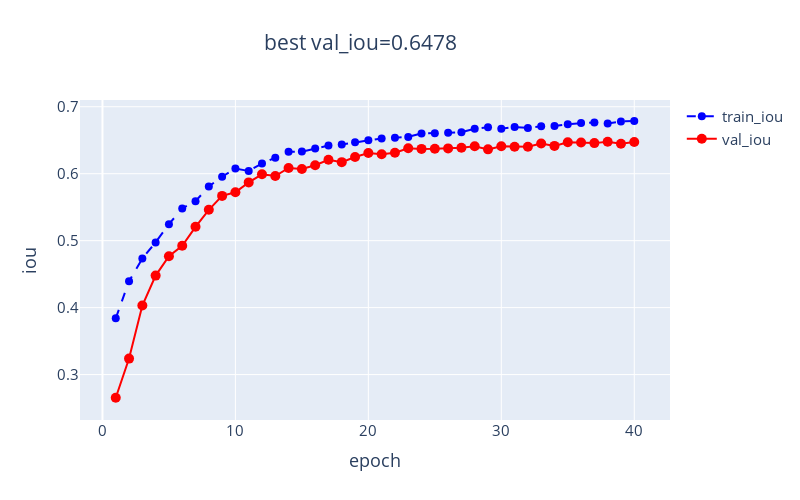

The code cell stored with this chart in its notebook:
### Markdown cell above
只能单卡查看，多卡如果需要查看，就去 wandb。

### Code cell
from importlib import reload 
from torchkeras import plots
reload(plots)
from torchkeras.plots import plot_metric 

plot_metric(dfhistory,'iou')

### Figure 1 — Plotly figure (JSON) as saved in the notebook; plotly's stock layout.template omitted (floating-point values rounded to 4 significant figures)
{"data": [{"line": {"color": "blue", "dash": "dash", "width": 2}, "marker": {"color": "blue", "size": 8}, "mode": "lines+markers", "name": "train_iou", "type": "scatter", "x": [1, 2, 3, 4, 5, 6, 7, 8, 9, 10, 11, 12, 13, 14, 15, 16, 17, 18, 19, 20, 21, 22, 23, 24, 25, 26, 27, 28, 29, 30, 31, 32, 33, 34, 35, 36, 37, 38, 39, 40], "y": [0.3839, 0.4394, 0.4735, 0.4974, 0.5247, 0.548, 0.5589, 0.5808, 0.5955, 0.6077, 0.6041, 0.6154, 0.6238, 0.6329, 0.633, 0.6376, 0.642, 0.6436, 0.6469, 0.6499, 0.6527, 0.6536, 0.6549, 0.6601, 0.6602, 0.6611, 0.6619, 0.6671, 0.6693, 0.6672, 0.6696, 0.6684, 0.6707, 0.6712, 0.674, 0.6757, 0.6766, 0.6749, 0.678, 0.6787]}, {"line": {"color": "red", "dash": "solid", "width": 2}, "marker": {"color": "red", "size": 10}, "mode": "lines+markers", "name": "val_iou", "type": "scatter", "x": [1, 2, 3, 4, 5, 6, 7, 8, 9, 10, 11, 12, 13, 14, 15, 16, 17, 18, 19, 20, 21, 22, 23, 24, 25, 26, 27, 28, 29, 30, 31, 32, 33, 34, 35, 36, 37, 38, 39, 40], "y": [0.2654, 0.3239, 0.403, 0.4478, 0.4767, 0.4923, 0.5207, 0.5461, 0.5668, 0.5723, 0.587, 0.5991, 0.5966, 0.6086, 0.607, 0.6126, 0.6209, 0.6173, 0.6249, 0.6308, 0.6291, 0.6313, 0.6379, 0.6371, 0.6373, 0.6378, 0.6388, 0.641, 0.6363, 0.641, 0.6402, 0.6403, 0.645, 0.6415, 0.6469, 0.6467, 0.6457, 0.6478, 0.6448, 0.6472]}], "layout": {"font": {"size": 15}, "height": 500, "title": {"text": "best val_iou=0.6478", "x": 0.45}, "width": 800, "xaxis": {"title": {"text": "epoch"}}, "yaxis": {"title": {"text": "iou"}}}}
